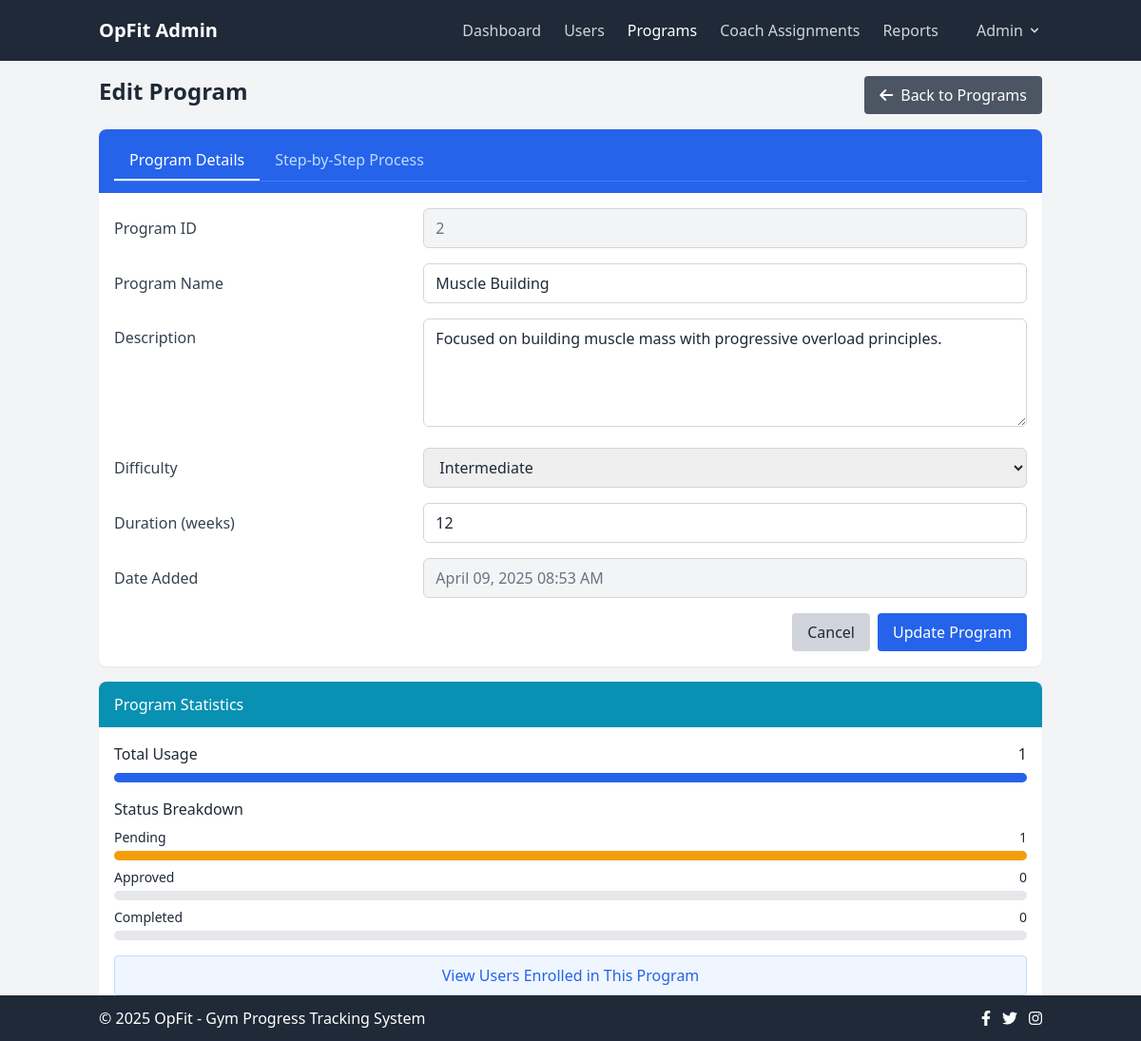
Screenshot of /admin/edit_program.php?id=2 (signed in) with the database file from the repository.
### tables this page shows
CREATE TABLE IF NOT EXISTS programs (
    id INT AUTO_INCREMENT PRIMARY KEY,
    name VARCHAR(100) NOT NULL,
    description TEXT,
    difficulty ENUM('beginner', 'intermediate', 'advanced') NOT NULL,
    duration INT NOT NULL COMMENT 'Duration in weeks',
    created_at TIMESTAMP DEFAULT CURRENT_TIMESTAMP,
    updated_at TIMESTAMP DEFAULT CURRENT_TIMESTAMP ON UPDATE CURRENT_TIMESTAMP
);

### admin/edit_program.php (the view, shortened to what this page needs)
<?php
include_once '../includes/db_connect.php';
$user_name = $_SESSION['user_name'];
$program_id = (int)$_GET['id'];
$stmt = mysqli_prepare($conn, "SELECT * FROM programs WHERE id = ?");
mysqli_stmt_bind_param($stmt, "i", $program_id);
mysqli_stmt_execute($stmt);
$result = mysqli_stmt_get_result($stmt);
$program = mysqli_fetch_assoc($result);
$usage_query = "SELECT COUNT(*) as count FROM customer_programs WHERE program_id = $program_id";
$usage_result = mysqli_query($conn, $usage_query);
$usage_count = mysqli_fetch_assoc($usage_result)['count'];
$pending_query = "SELECT COUNT(*) as count FROM customer_programs WHERE program_id = $program_id AND status = 'pending'";
$pending_result = mysqli_query($conn, $pending_query);
$pending_count = mysqli_fetch_assoc($pending_result)['count'];
$approved_query = "SELECT COUNT(*) as count FROM customer_programs WHERE program_id = $program_id AND status = 'approved'";
$approved_result = mysqli_query($conn, $approved_query);
$approved_count = mysqli_fetch_assoc($approved_result)['count'];
$completed_query = "SELECT COUNT(*) as count FROM customer_programs WHERE program_id = $program_id AND status = 'completed'";
$completed_result = mysqli_query($conn, $completed_query);
$completed_count = mysqli_fetch_assoc($completed_result)['count'];
?>
<!DOCTYPE html>
<html lang="en">
<head>
    <link rel="stylesheet" href="../css/style.css">
    <script src="https://cdn.tailwindcss.com"></script>
    <link rel="stylesheet" href="https://cdnjs.cloudflare.com/ajax/libs/font-awesome/6.0.0-beta3/css/all.min.css">
</head>
<body class="bg-gray-100 text-gray-800">
    <nav class="bg-gray-800 text-white">
        <div class="container mx-auto px-4 py-3">
            <div class="flex flex-wrap justify-between items-center">
                <a class="text-xl font-bold" href="dashboard.php">OpFit Admin</a>
                <div class="hidden md:flex flex-col md:flex-row w-full md:w-auto mt-4 md:mt-0 items-center" id="navbarMenu">
                    <ul class="flex flex-col md:flex-row md:mr-6 space-y-2 md:space-y-0 md:space-x-6">
                        <li>
                            <a class="text-gray-300 hover:text-white block py-2" href="dashboard.php">Dashboard</a>
                        </li>
                        <li>
                            <a class="text-gray-300 hover:text-white block py-2" href="users.php">Users</a>
                        </li>
                        <li>
                            <a class="text-white font-medium block py-2" href="programs.php">Programs</a>
                        </li>
                        <li>
                            <a class="text-gray-300 hover:text-white block py-2" href="assignments.php">Coach Assignments</a>
                        </li>
                        <li>
                            <a class="text-gray-300 hover:text-white block py-2" href="reports.php">Reports</a>
                        </li>
                    </ul>
                    <div class="relative mt-4 md:mt-0 md:ml-4">
                        <button id="userDropdown" class="flex items-center text-gray-300 hover:text-white py-2">
                            <?php echo htmlspecialchars($user_name); ?>
                            <svg class="ml-1 h-4 w-4" xmlns="http://www.w3.org/2000/svg" viewBox="0 0 20 20" fill="currentColor">
                                <path fill-rule="evenodd" d="M5.293 7.293a1 1 0 011.414 0L10 10.586l3.293-3.293a1 1 0 111.414 1.414l-4 4a1 1 0 01-1.414 0l-4-4a1 1 0 010-1.414z" clip-rule="evenodd" />
                            </svg>
                        </button>
                    </div>
                </div>
            </div>
        </div>
    </nav>
    <div class="container mx-auto px-4 py-4">
        <div class="flex flex-wrap -mx-2 mb-4">
            <div class="w-full md:w-1/2 px-2">
                <h1 class="text-2xl font-bold">Edit Program</h1>
            </div>
            <div class="w-full md:w-1/2 px-2 flex justify-end">
                <a href="programs.php" class="bg-gray-600 hover:bg-gray-700 text-white font-medium py-2 px-4 rounded flex items-center">
                    <i class="fas fa-arrow-left mr-2"></i> Back to Programs
                </a>
            </div>
        </div>
        <div class="bg-white rounded-lg shadow-sm overflow-hidden mb-4">
            <div class="bg-blue-600 text-white px-4 py-3">
                <div class="flex flex-wrap border-b border-blue-500">
                    <button id="details-tab"
                            class="px-4 py-2 text-white border-b-2 border-white font-medium tab-button active"
                            data-target="details">
                        Program Details
                    </button>
                    <button id="steps-tab"
                            class="px-4 py-2 text-blue-200 hover:text-white border-b-2 border-transparent hover:border-blue-300 tab-button"
                            data-target="steps">
                        Step-by-Step Process
                    </button>
                </div>
            </div>
            <div class="p-4">
                <div class="tab-content">
                    <div id="details" class="tab-pane block">
                        <form action="edit_program.php?id=<?php echo $program_id; ?>" method="post">
                            <div class="mb-4 grid grid-cols-1 md:grid-cols-3 gap-4 items-center">
                                <label for="id" class="font-medium text-gray-700">Program ID</label>
                                <div class="md:col-span-2">
                                    <input type="text" class="bg-gray-100 w-full px-3 py-2 border border-gray-300 rounded-md text-gray-500" id="id" value="<?php echo htmlspecialchars($program['id']); ?>" readonly>
                                </div>
                            </div>
                            <div class="mb-4 grid grid-cols-1 md:grid-cols-3 gap-4 items-center">
                                <label for="name" class="font-medium text-gray-700">Program Name</label>
                                <div class="md:col-span-2">
                                    <input type="text" class="w-full px-3 py-2 border border-gray-300 rounded-md focus:outline-none focus:ring-2 focus:ring-blue-500 focus:border-blue-500" id="name" name="name" value="<?php echo htmlspecialchars($program['name']); ?>" required>
                                </div>
                            </div>
                            <div class="mb-4 grid grid-cols-1 md:grid-cols-3 gap-4 items-start">
                                <label for="description" class="font-medium text-gray-700 pt-2">Description</label>
                                <div class="md:col-span-2">
                                    <textarea class="w-full px-3 py-2 border border-gray-300 rounded-md focus:outline-none focus:ring-2 focus:ring-blue-500 focus:border-blue-500" id="description" name="description" rows="4" required><?php echo htmlspecialchars($program['description']); ?></textarea>
                                </div>
                            </div>
                            <div class="mb-4 grid grid-cols-1 md:grid-cols-3 gap-4 items-center">
                                <label for="difficulty" class="font-medium text-gray-700">Difficulty</label>
                                <div class="md:col-span-2">
                                    <select class="w-full px-3 py-2 border border-gray-300 rounded-md focus:outline-none focus:ring-2 focus:ring-blue-500 focus:border-blue-500" id="difficulty" name="difficulty" required>
                                        <option value="intermediate" <?php echo ($program['difficulty'] == 'intermediate') ? 'selected' : ''; ?>>Intermediate</option>
                                    </select>
                                </div>
                            </div>
                            <div class="mb-4 grid grid-cols-1 md:grid-cols-3 gap-4 items-center">
                                <label for="duration" class="font-medium text-gray-700">Duration (weeks)</label>
                                <div class="md:col-span-2">
                                    <input type="number" class="w-full px-3 py-2 border border-gray-300 rounded-md focus:outline-none focus:ring-2 focus:ring-blue-500 focus:border-blue-500" id="duration" name="duration" min="1" max="52" value="<?php echo htmlspecialchars($program['duration']); ?>" required>
                                </div>
                            </div>
                            <div class="mb-4 grid grid-cols-1 md:grid-cols-3 gap-4 items-center">
                                <label for="created_at" class="font-medium text-gray-700">Date Added</label>
                                <div class="md:col-span-2">
                                    <input type="text" class="bg-gray-100 w-full px-3 py-2 border border-gray-300 rounded-md text-gray-500" id="created_at" value="<?php echo date('F d, Y h:i A', strtotime($program['created_at'])); ?>" readonly>
                                </div>
                            </div>
                            <div class="flex justify-end space-x-2">
                                <a href="programs.php" class="bg-gray-300 hover:bg-gray-400 text-gray-800 font-medium py-2 px-4 rounded">Cancel</a>
                                <button type="submit" name="update_program" class="bg-blue-600 hover:bg-blue-700 text-white font-medium py-2 px-4 rounded">Update Program</button>
                            </div>
                        </form>
                    </div>
                </div>
            </div>
        </div>
        <div class="bg-white rounded-lg shadow-sm overflow-hidden mb-4">
            <div class="bg-cyan-600 text-white px-4 py-3">
                <h5 class="font-medium">Program Statistics</h5>
            </div>
            <div class="p-4">
                <div class="mb-4">
                    <div class="flex justify-between items-center mb-2">
                        <h6 class="font-medium">Total Usage</h6>
                        <span class="font-medium"><?php echo $usage_count; ?></span>
                    </div>
                    <div class="w-full bg-gray-200 rounded-full h-2.5">
                        <div class="bg-blue-600 h-2.5 rounded-full" style="width: 100%"></div>
                    </div>
                </div>
                <h6 class="font-medium mb-2">Status Breakdown</h6>
                <div class="mb-2">
                    <div class="flex justify-between text-sm">
                        <span>Pending</span>
                        <span><?php echo $pending_count; ?></span>
                    </div>
                    <div class="w-full bg-gray-200 rounded-full h-2.5 mt-1">
                        <div class="bg-amber-500 h-2.5 rounded-full"
                             style="width: <?php echo ($usage_count > 0) ? ($pending_count / $usage_count * 100) : 0; ?>%"></div>
                    </div>
                </div>
                <div class="mb-2">
                    <div class="flex justify-between text-sm">
                        <span>Approved</span>
                        <span><?php echo $approved_count; ?></span>
                    </div>
                    <div class="w-full bg-gray-200 rounded-full h-2.5 mt-1">
                    </div>
                </div>
                <div class="mb-2">
                    <div class="flex justify-between text-sm">
                        <span>Completed</span>
                        <span><?php echo $completed_count; ?></span>
                    </div>
                    <div class="w-full bg-gray-200 rounded-full h-2.5 mt-1">
                    </div>
                </div>
                <div class="mt-4">
                    <a href="#" class="block text-center bg-blue-50 hover:bg-blue-100 text-blue-600 font-medium py-2 px-4 rounded border border-blue-200 transition duration-150">View Users Enrolled in This Program</a>
                </div>
            </div>
        </div>
    </div>
    <?php include_once '../includes/footer.php'; ?>
</body>
</html>

### rows the page displays
programs: id "2", name "Muscle Building", description "Focused on building muscle mass with progressive overload principles.", difficulty "Intermediate", duration "12", created_at "April 09, 2025 08:53 AM"

### other values shown
$user_name "Admin"
$usage_count "1"
$pending_count "1"
$approved_count "0"
$completed_count "0"
